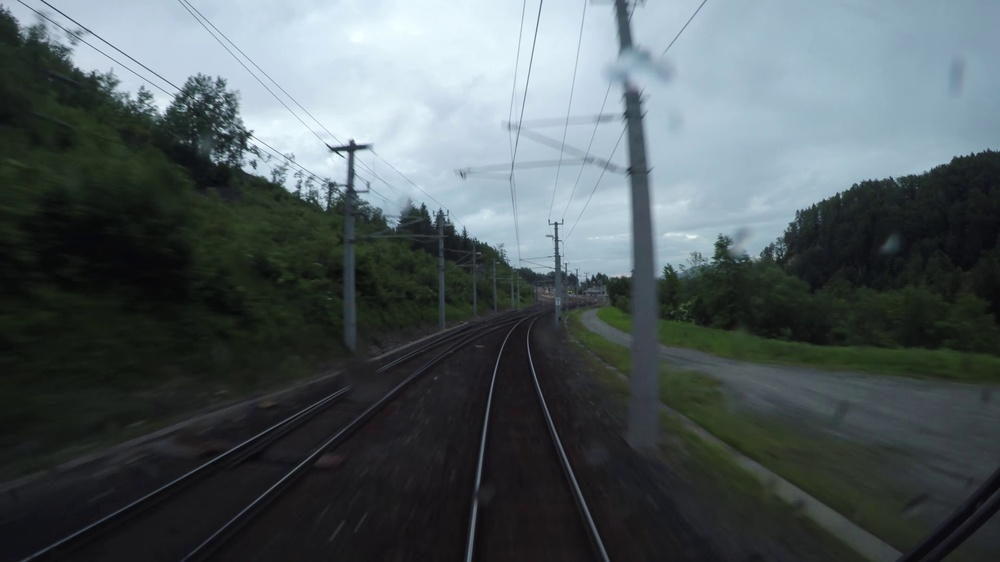
#> input picture test_dataset/train/rs00000.jpg, 1000 x 562 px, shrunk from 1920 x 1080 before the run
$ python explore_coco.py
#> lines starting #> are read from the running program, lines starting #| are printed output that depends on the picture
# Source: https://leimao.github.io/blog/Inspecting-COCO-Dataset-Using-COCO-API/

import numpy as np
import matplotlib
matplotlib.use('Agg')
import matplotlib.pyplot as plt
from PIL import Image
import requests
from pycocotools.coco import COCO


def main():

    coco_annotation_file_path = "test_dataset_COCO/train_filtered.json"

    coco_annotation = COCO(annotation_file=coco_annotation_file_path)
#> (reads test_dataset_COCO/train_filtered.json from the repository)

    # Category IDs.
    cat_ids = coco_annotation.getCatIds()
    print(f"Number of Unique Categories: {len(cat_ids)}")
    print("Category IDs:")
    print(cat_ids)  # The IDs are not necessarily consecutive.

    # All categories.
    cats = coco_annotation.loadCats(cat_ids)
    cat_names = [cat["name"] for cat in cats]
    print("Categories Names:")
    print(cat_names)

    # Category ID -> Category Name.
    query_id = cat_ids[0]
    query_annotation = coco_annotation.loadCats([query_id])[0]
    query_name = query_annotation["name"]
    query_supercategory = query_annotation["supercategory"]
    print("Category ID -> Category Name:")
    print(
        f"Category ID: {query_id}, Category Name: {query_name}, Supercategory: {query_supercategory}"
    )

    # Category Name -> Category ID.
    query_name = cat_names[0]
    query_id = coco_annotation.getCatIds(catNms=[query_name])[0]
    print("Category Name -> ID:")
    print(f"Category Name: {query_name}, Category ID: {query_id}")

    # Get the ID of all the images containing the object of the category.
    img_ids = coco_annotation.getImgIds(catIds=[query_id])
    print(f"Number of Images Containing {query_name}: {len(img_ids)}")

    # Pick one image.
    chosen_id = 0
    img_id = img_ids[chosen_id]
    img_info = coco_annotation.loadImgs([img_id])[0]
    img_file_name = img_info["file_name"]
    print(
        f"Image ID: {img_id}, File Name: {img_file_name}"
    )

    # Get all the annotations for the specified image.
    ann_ids = coco_annotation.getAnnIds(imgIds=[img_id], iscrowd=None)
    anns = coco_annotation.loadAnns(ann_ids)
    print(f"Annotations for Image ID {img_id}:")
    print(anns)

    # Use URL to load image.
    im = Image.open('test_dataset/train/rs0000' + str(chosen_id) + '.jpg')
#> im is the input picture: PIL image 1000x562 RGB; mean R, G, B 80.1, 90, 92.5

    # Save image and its labeled version.
    plt.axis("off")
    plt.imshow(np.asarray(im))
    plt.savefig(f"{img_id}.jpg", bbox_inches="tight", pad_inches=0)
    # Plot segmentation and bounding box.
    coco_annotation.showAnns(anns, draw_bbox=True)
    plt.savefig(f"{img_id}_annotated.jpg", bbox_inches="tight", pad_inches=0)
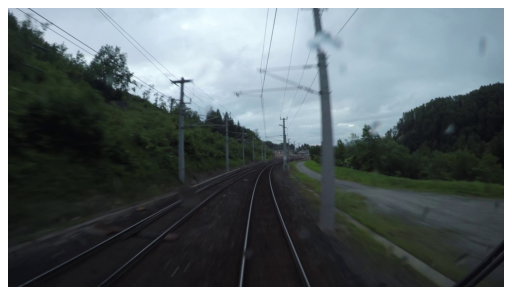
#> figure drawn by matplotlib, 1 panel

    return


if __name__ == "__main__":

    main()
